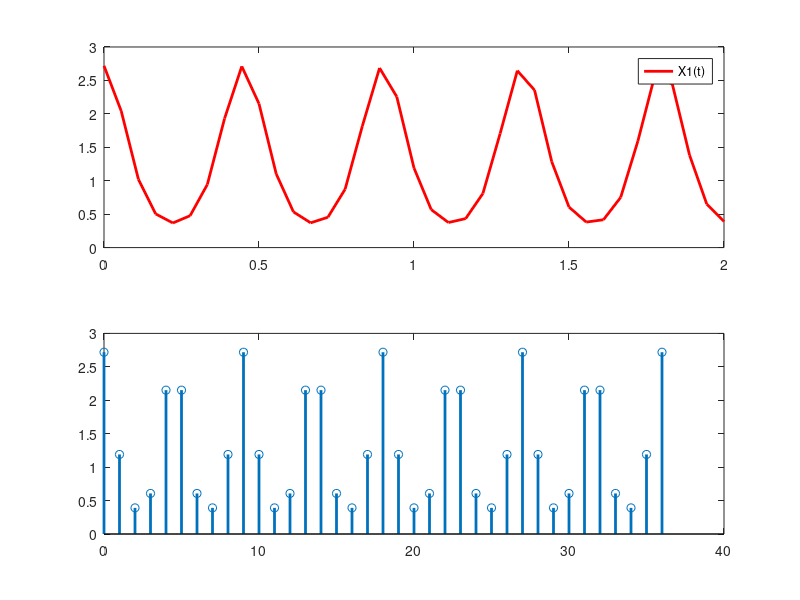

Write the MATLAB code that produced this figure.
%{
Integrantes
=========================
Gladys Arias (Autora del código del ejercicio_4)
Alexis Gavriel
Cristian Rivera 
Andres Vargas
Fecha: Marzo 15, 2019.

Descripción del algoritmo
=========================
algoritmo: La funcion toma una Señal X1[n] y X2[n] las plotean
%}
function d=ejercicio_1()
  t=[0:1/18:2];
  n=[0:1:36];
  x1=exp(cos(40*pi*t/9));
  x2=exp(cos(40*pi*n/9));
  #plot(t,x1, "-;X1(t);r", "linewidth",2,x2,"-b;X2(n);","linewidth",2);

  xlabel ("t");
  ylabel ("X1(t)");
  title ("Plot for continus time")
  subplot (2, 1, 1)
  plot (t,x1, "-;X1(t);r", "linewidth",2);
  subplot (2, 1, 2)
  stem (n,x2,"-;X2(n);","linewidth",2);
  end
